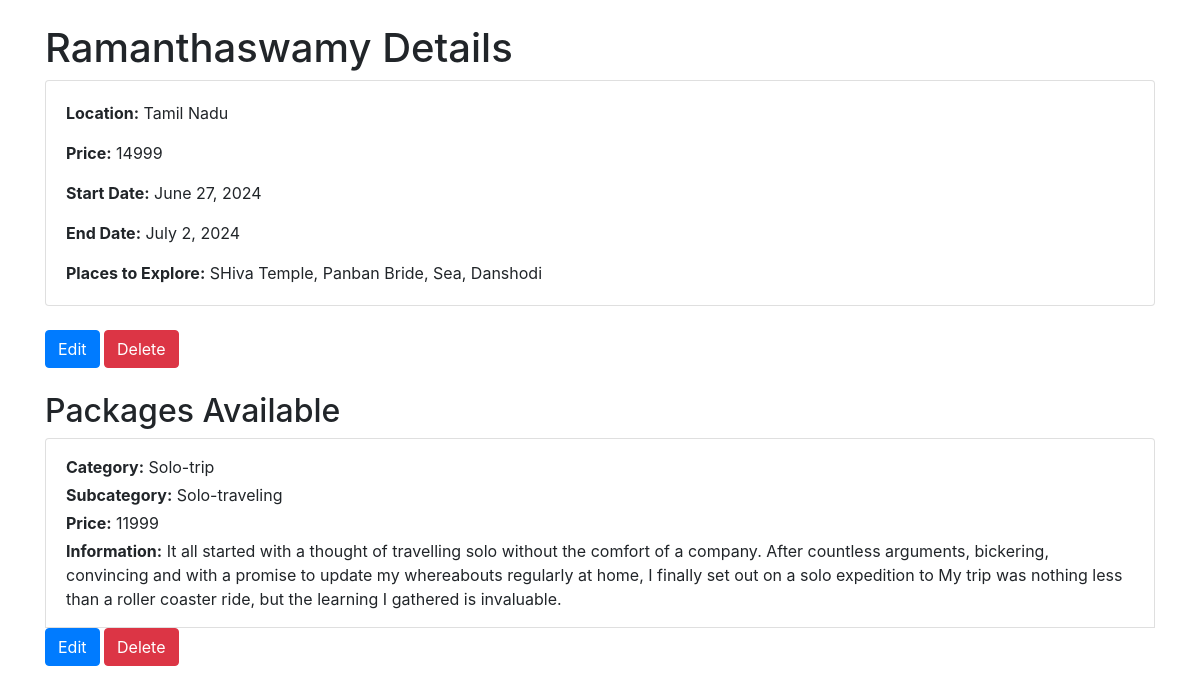
Page /trip/1/ on the committed database.
### tour/models.py (models this page shows, shortened)
class Trip(models.Model):
     CATEGORY_CHOICES = (
        ('B', 'Family Tours'),
        ('R', 'Religious Tours'),
        ('S', 'Solo Trips'),
        ('A', 'Adventure Trips'),
    )
     place = models.CharField(max_length=100, help_text='Place', blank=False)
     location = models.CharField(max_length=100, help_text='Location', default=0)
     image = models.ImageField(default='media/image.jpg', upload_to='media/images', height_field=None, width_field=None, max_length=100)
     price = models.IntegerField(default=0)
     places_to_explore = models.CharField(max_length=250, help_text='Places to explore', default='')
     start_date = models.DateField()
     end_date = models.DateField()
     packages = models.ManyToManyField(Packages)
     places = models.ManyToManyField(Places)

class Packages(models.Model):
    category = models.ForeignKey(Category, on_delete=models.CASCADE)
    real_category = models.CharField(max_length=50)
    subcategory = models.CharField(max_length=200)
    packages = models.CharField(max_length=200)
    price = models.PositiveIntegerField()
    information = models.TextField()

### tour/views.py (the view)
# urls.py: path('trip/<int:pk>/', views.trip_detail, name='trip_detail'),
def trip_detail(request, pk):
    trip = Trip.objects.get(pk=pk)
    context = {
        'trip': trip
    }
    return render(request, 'trip/trip_detail.html', context)

### tour/templates/trip/trip_detail.html (shortened to what this page needs)
<!DOCTYPE html>
<html lang="en">
<head>
    <link href="https://stackpath.bootstrapcdn.com/bootstrap/4.5.2/css/bootstrap.min.css" rel="stylesheet">
</head>
<body>
    <div class="container">
        <h1 class="mt-4">{{ trip.place }} Details</h1>
        <div class="card mb-4">
            <div class="card-body">
                <p class="card-text"><strong>Location:</strong> {{ trip.location }}</p>
                <p class="card-text"><strong>Price:</strong> {{ trip.price }}</p>
                <p class="card-text"><strong>Start Date:</strong> {{ trip.start_date }}</p>
                <p class="card-text"><strong>End Date:</strong> {{ trip.end_date }}</p>
                <p class="card-text"><strong>Places to Explore:</strong> {{ trip.places_to_explore }}</p>
            </div>
        </div>
        <div class="light-group-item">
            <a href="{% url 'trip_update' trip.pk %}" class="btn btn-primary">Edit</a>
            <a href="{% url 'trip_delete' trip.pk %}" class="btn btn-danger mr-2">Delete</a>
        </div>
        <h2 class="mt-4">Packages Available</h2>
        <div class="list-group">
            {% for package in trip.packages.all %}
                <div class="list-group-item">
                    <p class="mb-1"><strong>Category:</strong> {{ package.real_category }}</p>
                    <p class="mb-1"><strong>Subcategory:</strong> {{ package.subcategory }}</p>
                    <p class="mb-1"><strong>Price:</strong> {{ package.price }}</p>
                    <p class="mb-1"><strong>Information:</strong> {{ package.information }}</p>
                </div>
                <div class ="light-group-item">
                    <a href="{% url 'package-update' package.pk %}" class="btn btn-primary">Edit</a>
                    <a href="{% url 'package-delete' package.pk %}" class="btn btn-danger">Delete</a>
                </div>
            {% empty %}
                <div class="list-group-item">No packages available for this trip.</div>
            {% endfor %}
        </div>
    </div>
</body>
</html>

### rows in the picture
Trip: place "Ramanthaswamy", location "Tamil Nadu", price "14999", start_date "June 27, 2024", end_date "July 2, 2024", places_to_explore "SHiva Temple, Panban Bride, Sea, Danshodi"
Packages: real_category "Solo-trip", subcategory "Solo-traveling", price "11999", information "It all started with a thought of travelling solo without the comfort of a company. After countless arguments, bickering, convincing and with a promise to update my whereabouts regularly at home, I finally set out on a solo expedition to My trip was nothing less than a roller coaster ride, but the learning I gathered is invaluable."
